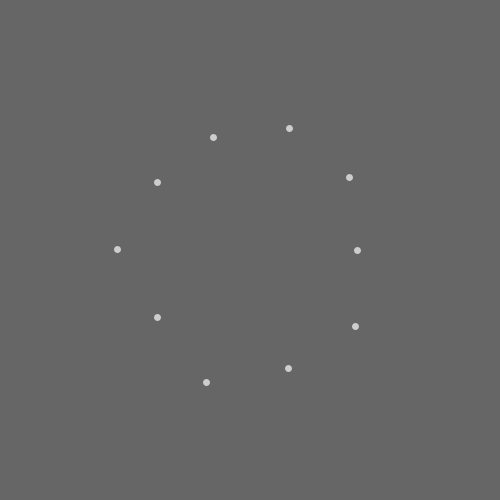
Frame 1 (no input)
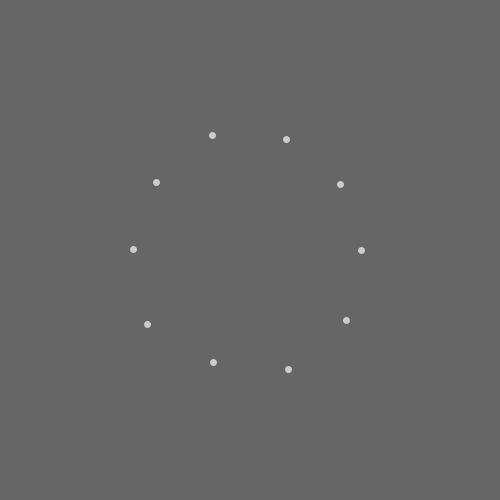
Frame 60 (the mouse pressed at the canvas centre just before this capture)
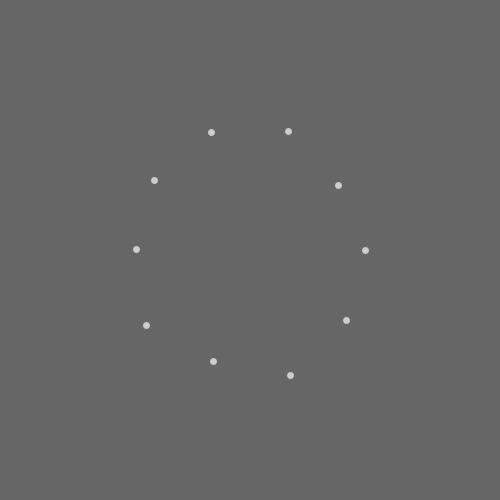
Frame 120 (the mouse held since frame 60 and released just before this capture)

The Processing sketch that drew these frames (run headless with seeded random() and noise(); from frame 60 on, the mouse is pressed at the canvas centre):

// Processing sketch: TranslateRotatePoints
// ── TranslateRotatePoints.pde
void setup() {
  size(500, 500);
}

void draw() {
  background(102);
  stroke(205);
  strokeWeight(7);
  translate(width/2, height/2);
  for(int i = 0; i<10; i++) {
    rotate(2*PI/10.0);
    point(100+50*noise(i+frameCount/100.0),0);
  }
}
